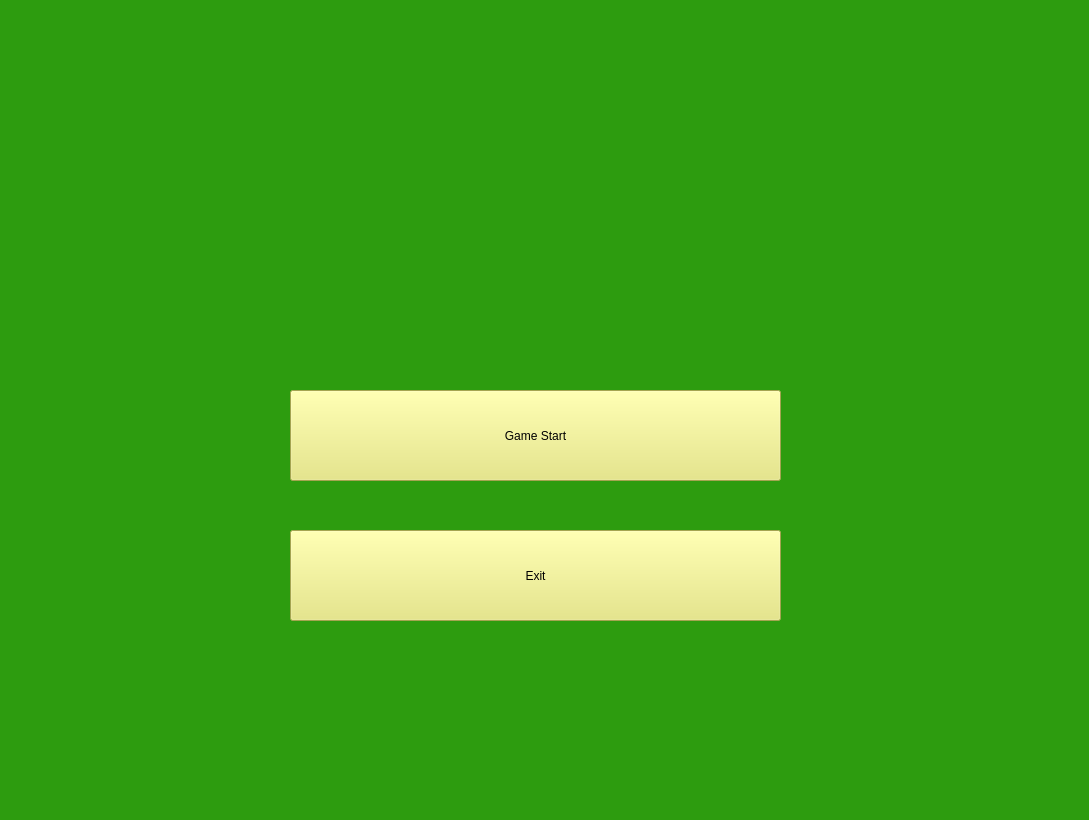
<?xml version="1.0" encoding="UTF-8"?>
<ui version="4.0">
 <class>OneCard</class>
 <widget class="QMainWindow" name="OneCard">
  <property name="geometry">
   <rect>
    <x>0</x>
    <y>0</y>
    <width>1089</width>
    <height>820</height>
   </rect>
  </property>
  <property name="windowTitle">
   <string>MainWindow</string>
  </property>
  <property name="windowIcon">
   <iconset>
    <normaloff>PNG-cards-1.3/blackjack.png</normaloff>PNG-cards-1.3/blackjack.png</iconset>
  </property>
  <property name="styleSheet">
   <string notr="true">background-color:rgb(45, 156, 15);</string>
  </property>
  <widget class="QWidget" name="centralwidget">
   <widget class="QLabel" name="label">
    <property name="geometry">
     <rect>
      <x>100</x>
      <y>170</y>
      <width>851</width>
      <height>111</height>
     </rect>
    </property>
    <property name="text">
     <string/>
    </property>
    <property name="pixmap">
     <pixmap>PNG-cards-1.3/title.png</pixmap>
    </property>
    <property name="alignment">
     <set>Qt::AlignCenter</set>
    </property>
    <property name="indent">
     <number>-1</number>
    </property>
   </widget>
   <widget class="QPushButton" name="pushButton">
    <property name="geometry">
     <rect>
      <x>290</x>
      <y>390</y>
      <width>491</width>
      <height>91</height>
     </rect>
    </property>
    <property name="styleSheet">
     <string notr="true">background-color: rgb(230, 230, 114)</string>
    </property>
    <property name="text">
     <string>Game Start</string>
    </property>
   </widget>
   <widget class="QPushButton" name="pushButton_2">
    <property name="geometry">
     <rect>
      <x>290</x>
      <y>530</y>
      <width>491</width>
      <height>91</height>
     </rect>
    </property>
    <property name="styleSheet">
     <string notr="true">background-color: rgb(230, 230, 114)</string>
    </property>
    <property name="text">
     <string>Exit</string>
    </property>
   </widget>
  </widget>
  <widget class="QStatusBar" name="statusbar"/>
 </widget>
 <resources>
  <include location="PNG-cards-1.3/BackGround.qrc"/>
 </resources>
 <connections/>
</ui>
